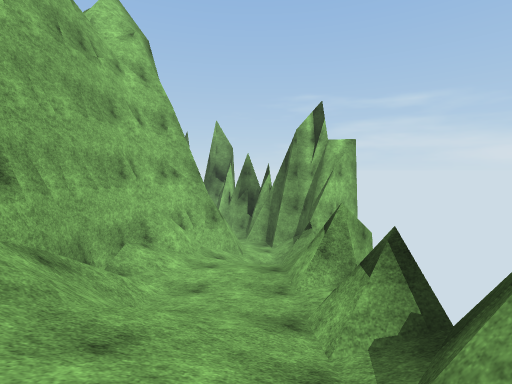
view 1 (above)

24 first-person views from a walk through a scene from a Unity 3-D project. The camera is 1.3 m above the floor, tilts 4° down and sees 85° across. The floor is counted in squares, 2 m on a side. Each view is taken from the middle of a square. On the plan, view 1 faces up. The plan holds only what a view shows up to about 9 squares ahead; the rest is blank. The place goes on beyond the plan. The player is left out. Surface patterns are stand-ins for the level's own textures.

view 2
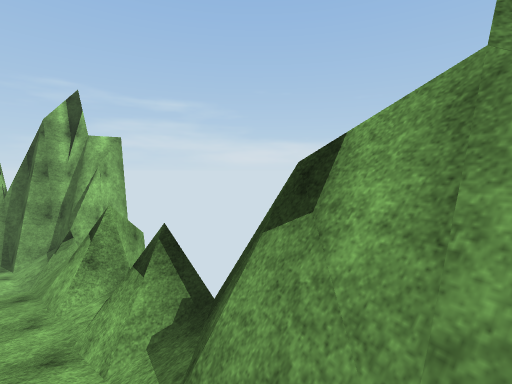

view 3
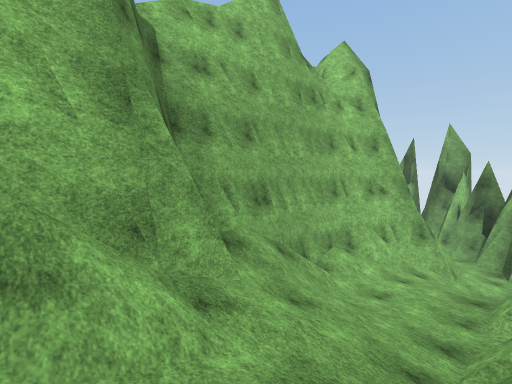

view 4
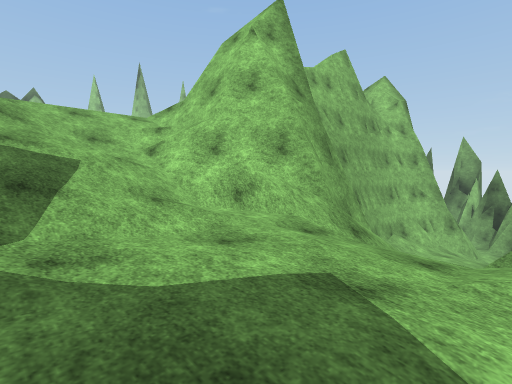

view 5
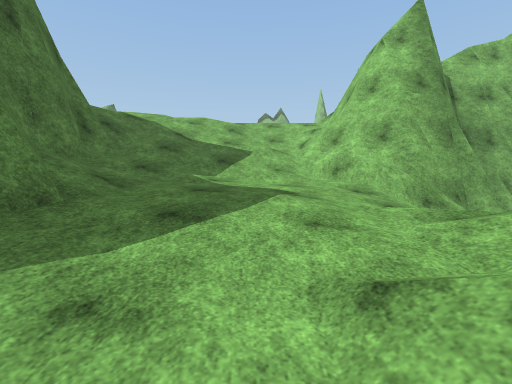

view 6
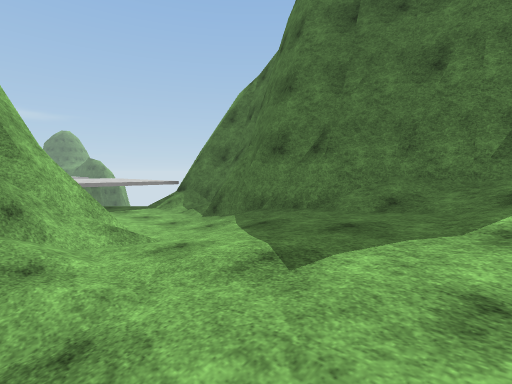

view 7
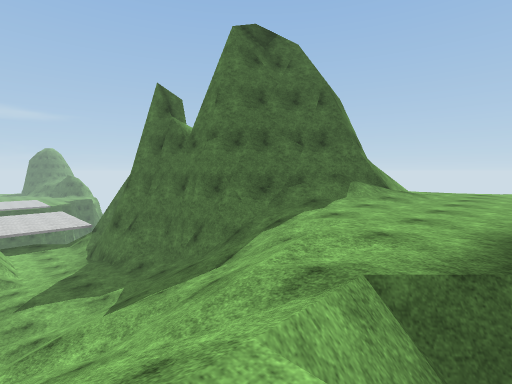

view 8
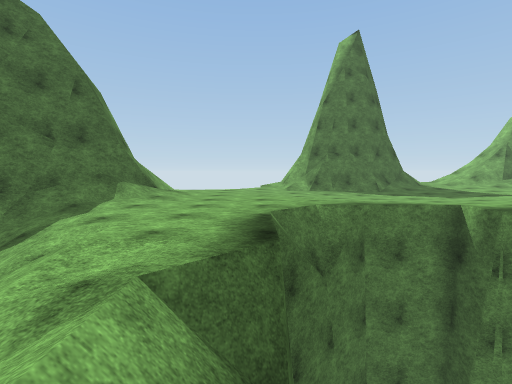

view 9
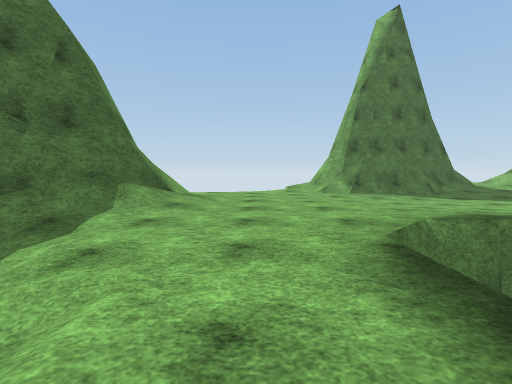

view 10
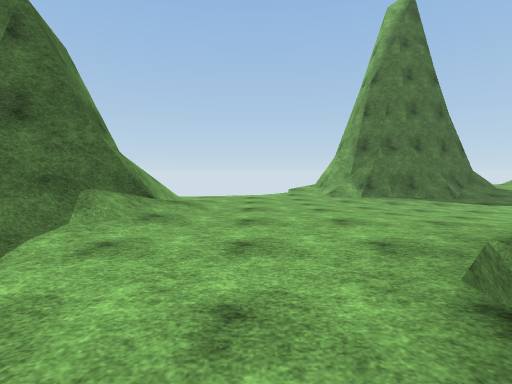

view 11
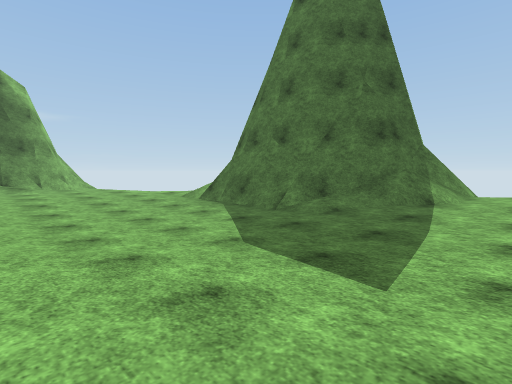

view 12
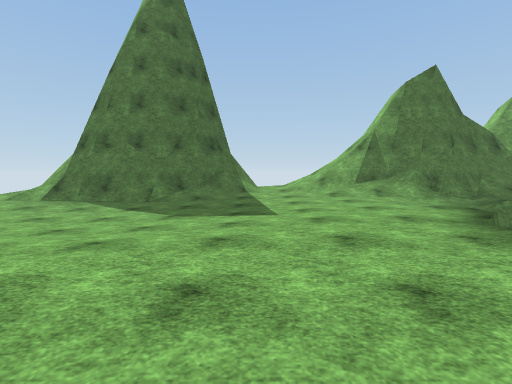

view 13
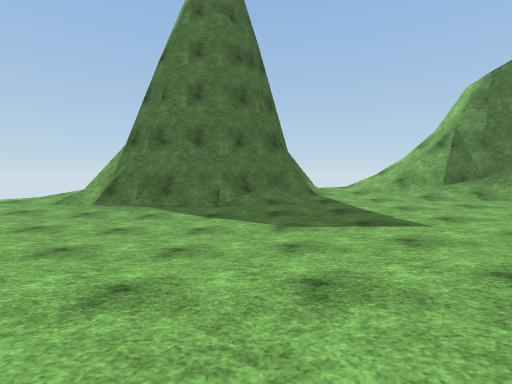

view 14
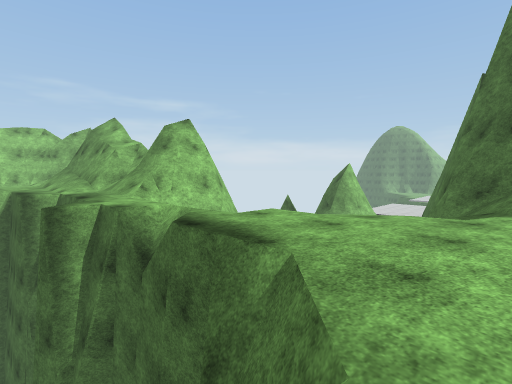

view 15
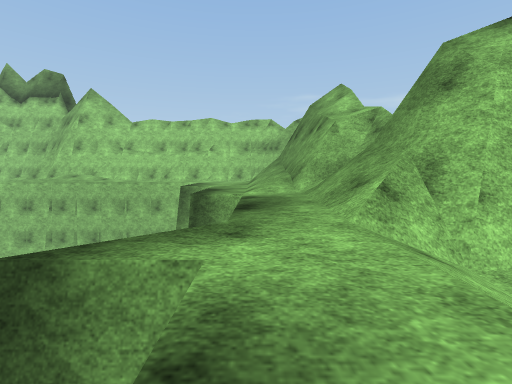

view 16
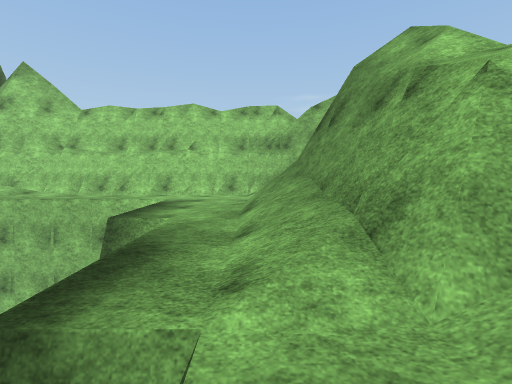

view 17
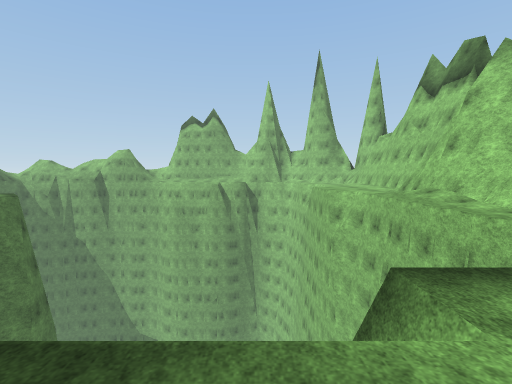

view 18
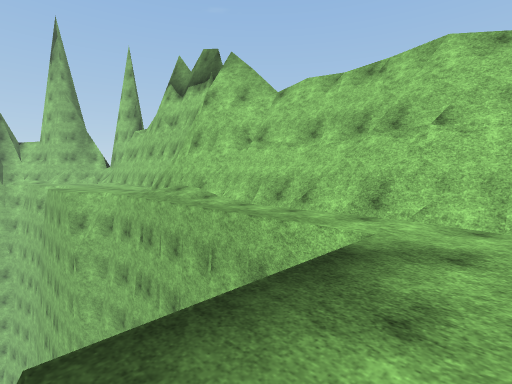

view 19
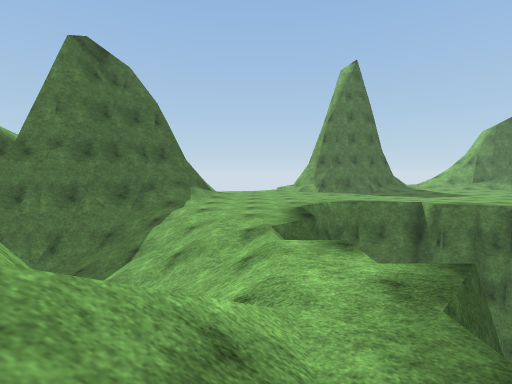

view 20
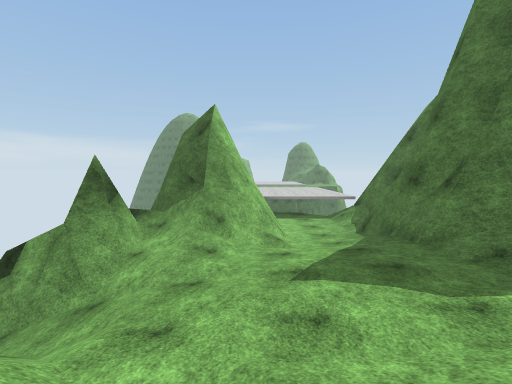

view 21
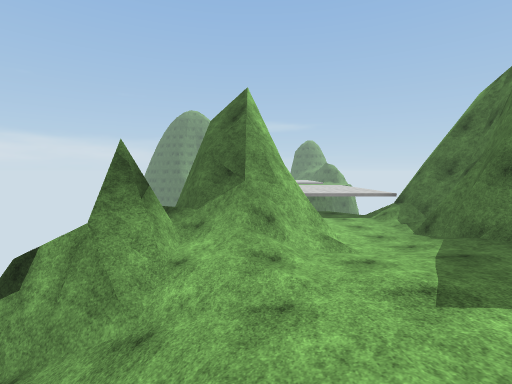

view 22
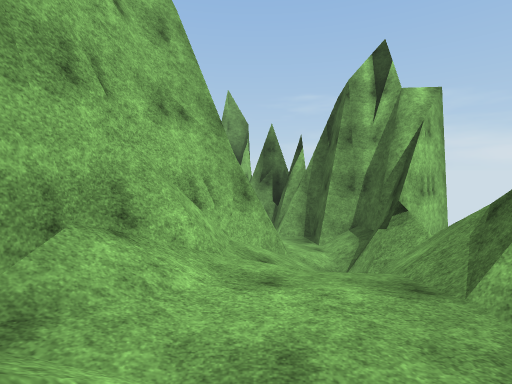

view 23
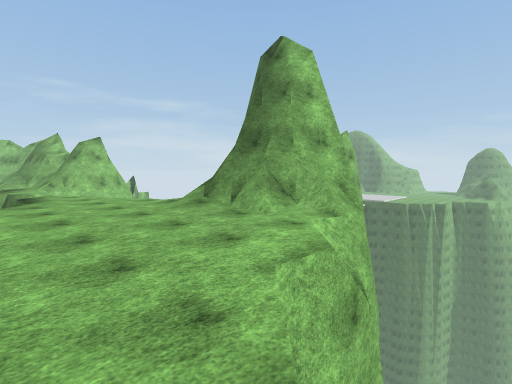

view 24
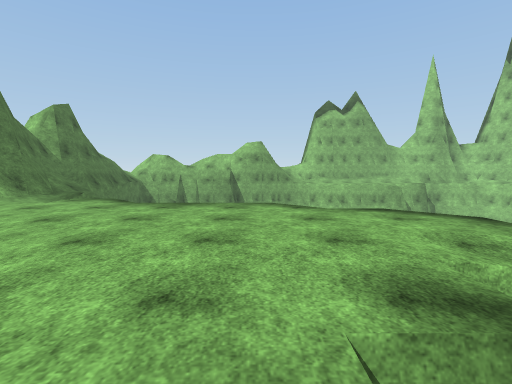

### Floor plan
Key: @ floor where view 1 was taken; # wall or solid block; x gap in a wall; . main floor; - floor 6.5 m lower than the main floor; / step, stairs or slope; = window, fence, low wall or low ledge; ^ raised ledge; v drop or lower ground.
Columns run from 21 left of view 1 to 8 right of it. Each row starts with its distance up from view 1.
 12                      #
 11                      ##
 10                      /####
  9        #########    #//##
  8     #################/##
  7    vvvvvvvvv///  ###///v
  6   vvvv      ///  ###///v
  5             ///# ##///##
  4             v//####///xv
  3             v//####///#v
  2             v./####////v
  1             vv/=####//#v
  0              v//# ##/@###v#
 -1               //####/////##
 -2              v.///#//////##
 -3              v////////////#
 -4      vvv     v///////////---^^
 -5     v..       v///////////--##
 -6     v..v      /.///////###//^
 -7    v....vvv  v...///#### ####
 -8    v......vvvv...///##
 -9    v.............//##
-10    v..../////...//##
-11   v........./.../###
-12   v........../.../##
-13 vv//............../xv
-14 .///.............vvv
-15 ##///..//###...vv
-16 ###/////#####.
-17  ##////##

Positions as (right, up) in squares from view 1, and headings:
1: (0, 0), facing up
2: (0, 0), facing up-right
3: (1, -1), facing up-left
4: (1, -5), facing up-left
5: (4, -4), facing left
6: (-1, -2), facing down-right
7: (-7, -3), facing down-right
8: (-7, -3), facing down
9: (-6, -5), facing down
10: (-6, -6), facing down
11: (-16, -10), facing down-right
12: (-15, -7), facing down
13: (-13, -8), facing down
14: (-9, -9), facing up-right
15: (-7, -4), facing up
16: (-7, 0), facing up
17: (-7, 3), facing left
18: (-8, 4), facing up-left
19: (-6, 0), facing down
20: (-3, -3), facing right
21: (-2, -2), facing right
22: (-1, 3), facing up
23: (-8, -16), facing up-right
24: (-12, -8), facing left
